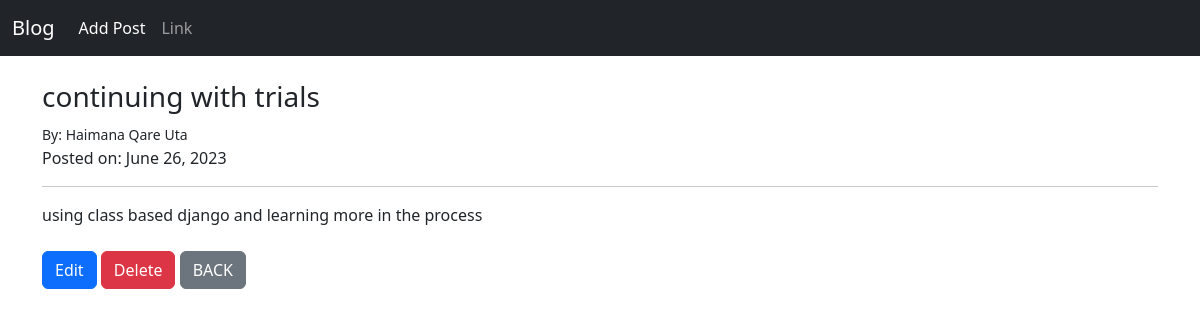
Page /article/5 on the committed database.
### blog/models.py (models this page shows, shortened)
class Post(models.Model):
    title = models.CharField(max_length=255)
    title_tag = models.CharField(max_length=255, default="Post")
    author = models.ForeignKey(User, on_delete=models.CASCADE)
    body = models.TextField()
    post_date = models.DateField(auto_now_add=True)

### blog/views.py (the view)
# urls.py: path('article/<int:pk>', ArticleView.as_view(), name='articles'),
class ArticleView(DetailView):
    model = Post
    template_name = 'articles_detail.html'

### blog/templates/articles_detail.html (shortened to what this page needs)
{% extends 'base.html' %}
{%block content%}
    <h3>{{post.title}}</h3>
    <small> By: {{post.author.first_name}} {{post.author.last_name}}
         </small><br/>
         <p> Posted on: {{post.post_date}} </p>
    <hr>
    {{post.body}}
<br/><br/>
<a href="{%url 'update' post.pk %}" class="btn btn-primary">Edit</a>
<a href="{%url 'delete' post.pk %}"class= "btn btn-danger">Delete</a>
<a href="{% url 'home'%}" class="btn btn-secondary">BACK </a>
{% endblock%}

### rows in the picture
Post: title "continuing with trials", author.first_name "Haimana Qare", author.last_name "Uta", post_date "June 26, 2023", body "using class based django and learning more in the process"
